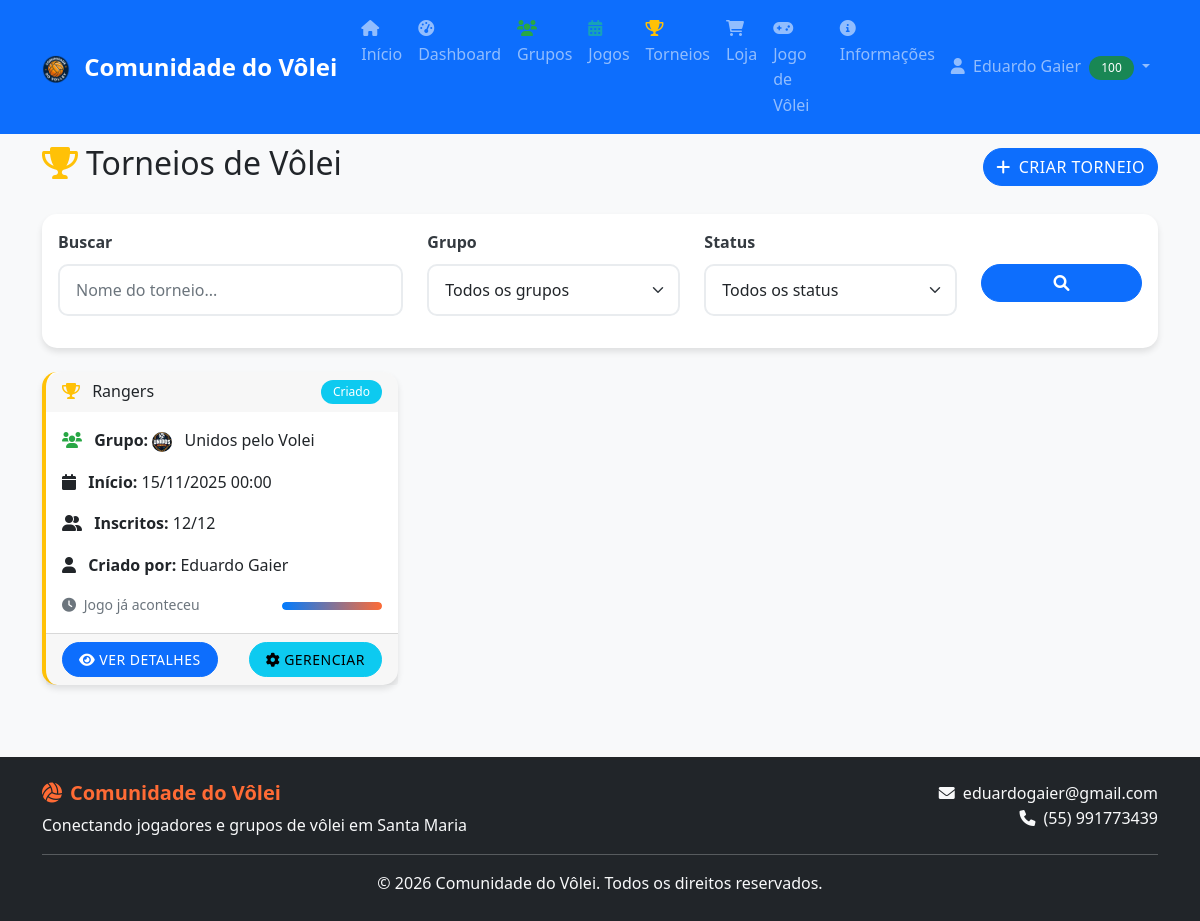
Before: /torneios/torneios.php (signed in) with the older database file.
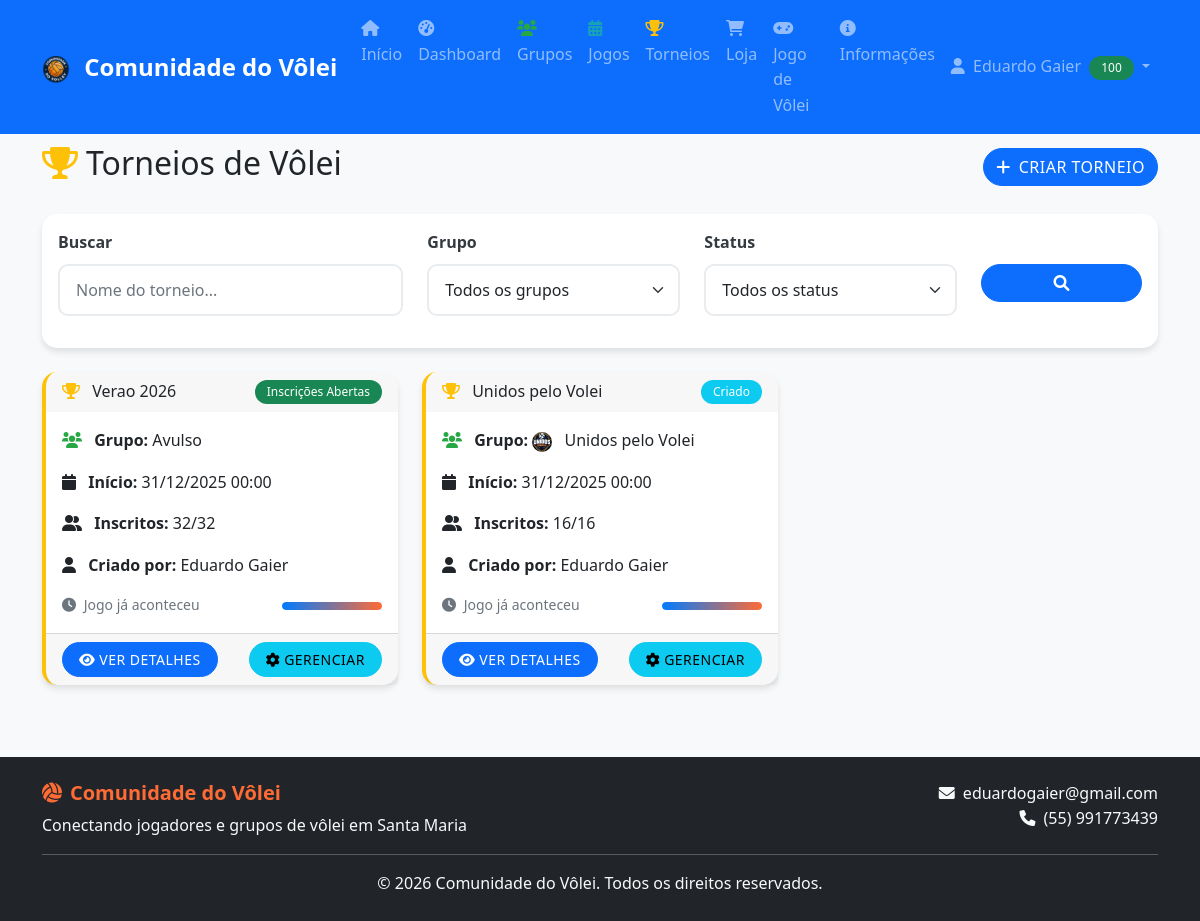
After: the same page with the newer database file.
### tables this page shows
CREATE TABLE `usuarios` (
  `id` int(11) NOT NULL,
  `nome` varchar(100) NOT NULL,
  `usuario` varchar(50) NOT NULL,
  `cpf` varchar(14) DEFAULT NULL,
  `telefone` varchar(15) DEFAULT NULL,
  `email` varchar(100) NOT NULL,
  `senha` varchar(255) NOT NULL,
  `nivel` enum('Iniciante','Intermediário','Avançado','Profissional') NOT NULL,
  `genero` enum('Masculino','Feminino') NOT NULL DEFAULT 'Masculino',
  `disponibilidade` text DEFAULT NULL,
  `data_aniversario` date DEFAULT NULL,
  `reputacao` int(11) DEFAULT 0,
  `foto_perfil` varchar(255) DEFAULT NULL,
  `data_cadastro` timestamp NOT NULL DEFAULT current_timestamp(),
  `ativo` tinyint(1) DEFAULT 1,
  `is_premium` tinyint(1) DEFAULT 0,
  `premium_ativado_em` timestamp NULL DEFAULT NULL,
  `premium_expira_em` timestamp NULL DEFAULT NULL,
  `ultimo_pagamento` timestamp NULL DEFAULT NULL,
  `is_admin` tinyint(1) DEFAULT 0
);

CREATE TABLE `torneios` (
  `id` int(11) NOT NULL,
  `nome` varchar(100) NOT NULL,
  `descricao` text DEFAULT NULL,
  `grupo_id` int(11) DEFAULT NULL,
  `tipo` enum('grupo','avulso') DEFAULT 'grupo',
  `data_inicio` datetime NOT NULL,
  `data_fim` datetime DEFAULT NULL,
  `max_participantes` int(11) DEFAULT 16,
  `quantidade_times` int(11) DEFAULT NULL,
  `integrantes_por_time` int(11) DEFAULT NULL,
  `modalidade` enum('todos_contra_todos','todos_chaves') DEFAULT NULL,
  `quantidade_grupos` int(11) DEFAULT NULL,
  `status` enum('Criado','Inscrições Abertas','Em Andamento','Finalizado','Cancelado') DEFAULT 'Criado',
  `criado_por` int(11) NOT NULL,
  `data_criacao` timestamp NOT NULL DEFAULT current_timestamp(),
  `inscricoes_abertas` tinyint(1) NOT NULL DEFAULT 0
);

CREATE TABLE `grupos` (
  `id` int(11) NOT NULL,
  `nome` varchar(100) NOT NULL,
  `logo_id` int(11) DEFAULT NULL,
  `descricao` text DEFAULT NULL,
  `nivel` enum('Iniciante','Amador','Avançado','Profissional') DEFAULT NULL,
  `administrador_id` int(11) NOT NULL,
  `local_principal` varchar(200) DEFAULT NULL,
  `contato` text DEFAULT NULL,
  `ativo` tinyint(1) DEFAULT 1,
  `data_criacao` timestamp NOT NULL DEFAULT current_timestamp(),
  `modalidade` enum('Vôlei','Vôlei Quadra','Vôlei Areia','Beach Tênis') DEFAULT NULL
);

### includes/db_connect.php (called while the page is built, shortened)
<?php
function executeQuery($pdo, $sql, $params = []) {
    try {
        $stmt = $pdo->prepare($sql);
        $result = $stmt->execute($params);
        return $stmt;
    } catch(PDOException $e) {
        error_log("Erro na query: " . $e->getMessage() . " | SQL: " . $sql);
        return false;
    }
}
function getUserById($pdo, $id) {
    $sql = "SELECT * FROM usuarios WHERE id = ? AND ativo = 1";
    $stmt = executeQuery($pdo, $sql, [$id]);
    $result = $stmt ? $stmt->fetch() : false;
    return $result;
}
function isLoggedIn() {
    return isset($_SESSION['user_id']) && !empty($_SESSION['user_id']);
}
?>

### includes/functions.php (called while the page is built, shortened)
<?php
function formatarData($data, $formato = 'd/m/Y H:i') {
    return date($formato, strtotime($data));
}
function tempoRestante($data) {
    $agora = new DateTime();
    $data_jogo = new DateTime($data);
    if ($agora > $data_jogo) {
        return 'Jogo já aconteceu';
    }
}
?>

### torneios/torneios.php (the view, shortened to what the rows shown need)
<?php
require_once '../includes/db_connect.php';
require_once '../includes/functions.php';
$sql = "SELECT t.*, g.nome as grupo_nome, g.logo_id as grupo_logo_id,
               g.administrador_id as grupo_administrador_id, u.nome as criado_por_nome,
               COUNT(tp.id) as total_inscritos
        FROM torneios t
        LEFT JOIN grupos g ON t.grupo_id = g.id
        LEFT JOIN usuarios u ON t.criado_por = u.id
        LEFT JOIN torneio_participantes tp ON t.id = tp.torneio_id
        WHERE t.status IN ('Criado', 'Inscrições Abertas', 'Em Andamento', 'Finalizado')
        GROUP BY t.id
        ORDER BY CASE
            WHEN t.status = 'Finalizado' THEN 1
            ELSE 0
        END, t.data_inicio ASC";
$stmt = executeQuery($pdo, $sql);
$torneios = $stmt ? $stmt->fetchAll() : [];
$usuario_admin_site = isAdmin($pdo, $_SESSION['user_id']);
include '../includes/header.php';
?>
<div class="row">
    <div class="col-12">
        <div class="d-flex justify-content-between align-items-center mb-4">
            <h2>
                <i class="fas fa-trophy me-2"></i>Torneios de Vôlei
            </h2>
        </div>
    </div>
</div>
<div class="row">
    <div class="col-12">
        <?php if (empty($torneios)): ?>
            <div class="text-center py-5">
                <i class="fas fa-trophy fa-4x text-muted mb-3"></i>
                <h5 class="text-muted">Nenhum torneio encontrado</h5>
                <p class="text-muted">Seja o primeiro a criar um torneio!</p>
                <button class="btn btn-primary" data-bs-toggle="modal" data-bs-target="#criarTorneioModal">
                    <i class="fas fa-plus me-2"></i>Criar Primeiro Torneio
                </button>
            </div>
        <?php else: ?>
            <div class="row" id="torneios-container">
                <?php foreach ($torneios as $torneio):
                    $maxParticipantes = $torneio['max_participantes'] ?? $torneio['quantidade_participantes'] ?? 0;
                    $totalInscritos = (int)$torneio['total_inscritos'];
                    $temVagas = ($maxParticipantes <= 0 || $totalInscritos < $maxParticipantes);
                    $estaFinalizado = ($torneio['status'] === 'Finalizado');
                    $inscricoesAbertas = (int)($torneio['inscricoes_abertas'] ?? 0) === 1
                        && in_array($torneio['status'], ['Criado', 'Inscrições Abertas'], true);
                    $statusExibido = $inscricoesAbertas ? 'Inscrições Abertas' : $torneio['status'];
                    $souGerenciador = (int)$torneio['criado_por'] === (int)$_SESSION['user_id']
                        || (!empty($torneio['grupo_administrador_id'])
                            && (int)$torneio['grupo_administrador_id'] === (int)$_SESSION['user_id'])
                        || $usuario_admin_site;
                    if ($estaFinalizado) {
                        $cardClass = 'border-warning';
                        $cardStyle = 'background-color: #fff3cd;';
                    } elseif ($temVagas) {
                        $cardClass = 'border-success';
                        $cardStyle = 'background-color: #d4edda;';
                    } else {
                        $cardClass = '';
                        $cardStyle = '';
                    }
                ?>
                    <div class="col-md-6 col-lg-4 mb-4">
                        <div class="card h-100 torneio-card <?php echo $cardClass; ?>" style="<?php echo $cardStyle; ?>">
                            <div class="card-header d-flex justify-content-between align-items-center">
                                <h6 class="mb-0">
                                    <i class="fas fa-trophy me-2"></i>
                                    <?php echo htmlspecialchars($torneio['nome']); ?>
                                </h6>
                                <span class="badge bg-<?php
                                    echo $inscricoesAbertas ? 'success' :
                                        ($torneio['status'] === 'Em Andamento' ? 'warning' :
                                        ($torneio['status'] === 'Finalizado' ? 'dark' :
                                        ($torneio['status'] === 'Criado' ? 'info' : 'secondary')));
                                ?>">
                                    <?php echo htmlspecialchars($statusExibido); ?>
                                </span>
                            </div>
                            <div class="card-body">
                                <p class="card-text">
                                    <i class="fas fa-users me-2"></i>
                                    <strong>Grupo:</strong>
                                    <?php if (!empty($torneio['grupo_logo_id']) && $torneio['grupo_nome']): ?>
                                        <img src="../assets/arquivos/logosgrupos/<?php echo (int)$torneio['grupo_logo_id']; ?>.png"
                                             alt="<?php echo htmlspecialchars($torneio['grupo_nome']); ?>"
                                             class="rounded-circle me-2"
                                             width="20"
                                             height="20"
                                             style="object-fit:cover;"
                                             onerror="this.style.display='none';">
                                    <?php endif; ?>
                                    <?php echo htmlspecialchars($torneio['grupo_nome'] ?: 'Avulso'); ?>
                                </p>
                                <?php if (!empty($torneio['data_inicio'])): ?>
                                <p class="card-text">
                                    <i class="fas fa-calendar me-2"></i>
                                    <strong>Início:</strong> <?php echo formatarData($torneio['data_inicio']); ?>
                                </p>
                                <?php endif; ?>
                                <p class="card-text">
                                    <i class="fas fa-user-friends me-2"></i>
                                    <strong>Inscritos:</strong> <?php
                                    $maxParticipantes = $torneio['max_participantes'] ?? $torneio['quantidade_participantes'] ?? 0;
                                    echo (int)$torneio['total_inscritos'];
                                    if ($maxParticipantes > 0) {
                                        echo '/' . (int)$maxParticipantes;
                                    }
                                    ?>
                                </p>
                                <p class="card-text">
                                    <i class="fas fa-user me-2"></i>
                                    <strong>Criado por:</strong> <?php echo htmlspecialchars($torneio['criado_por_nome']); ?>
                                </p>
                                <?php if (!empty($torneio['data_inicio'])): ?>
                                <div class="d-flex justify-content-between align-items-center">
                                    <small class="text-muted">
                                        <i class="fas fa-clock me-1"></i>
                                        <?php echo tempoRestante($torneio['data_inicio']); ?>
                                    </small>
                                    <?php
                                    $maxParticipantes = $torneio['max_participantes'] ?? $torneio['quantidade_participantes'] ?? 0;
                                    if ($maxParticipantes > 0):
                                    ?>
                                    <div class="progress" style="width: 100px; height: 8px;">
                                        <div class="progress-bar" role="progressbar"
                                             style="width: <?php echo min(100, ($torneio['total_inscritos'] / $maxParticipantes) * 100); ?>%">
                                        </div>
                                    </div>
                                    <?php endif; ?>
                                </div>
                                <?php endif; ?>
                            </div>
                            <div class="card-footer">
                                <div class="d-flex justify-content-between">
                                    <a href="torneio.php?id=<?php echo $torneio['id']; ?>" class="btn btn-primary btn-sm">
                                        <i class="fas fa-eye me-1"></i>Ver Detalhes
                                    </a>
                                    <?php if ($souGerenciador): ?>
                                        <a href="admin/gerenciar_torneio.php?id=<?php echo (int)$torneio['id']; ?>" class="btn btn-info btn-sm">
                                            <i class="fas fa-cog me-1"></i>Gerenciar
                                        </a>
                                    <?php elseif ($inscricoesAbertas): ?>
                                        <span class="badge bg-secondary">Vagas esgotadas</span>
                                    <?php else: ?>
                                        <span class="badge bg-warning"><?php echo htmlspecialchars($statusExibido); ?></span>
                                    <?php endif; ?>
                                </div>
                            </div>
                        </div>
                    </div>
                <?php endforeach; ?>
            </div>
        <?php endif; ?>
    </div>
</div>
<?php include '../includes/footer.php'; ?>

### includes/header.php (shortened to what the rows shown need)
<!DOCTYPE html>
<html lang="pt-BR">
<head>
    <link href="https://cdn.jsdelivr.net/npm/bootstrap@5.1.3/dist/css/bootstrap.min.css" rel="stylesheet">
    <link href="https://cdnjs.cloudflare.com/ajax/libs/font-awesome/6.0.0/css/all.min.css" rel="stylesheet">
    <?php
    $script_path = $_SERVER['SCRIPT_NAME'];
    $script_dir = dirname($script_path);
    $dir_clean = trim($script_dir, '/\\');
    $depth = 0;
    if (!empty($dir_clean)) {
        $separadores = substr_count($dir_clean, '/') + substr_count($dir_clean, '\\');
        $depth = $separadores + 1;
    }
    $css_path = $depth > 0 ? str_repeat('../', $depth) . 'assets/css/style.css' : 'assets/css/style.css';
    ?>
    <link href="<?php echo htmlspecialchars($css_path); ?>" rel="stylesheet">
</head>
<body>
    <nav class="navbar navbar-expand-lg navbar-dark bg-primary fixed-top">
        <div class="container">
            <div class="collapse navbar-collapse" id="navbarNav">
                <ul class="navbar-nav">
                    <?php if (isLoggedIn()): ?>
                        <?php
                        $pdo_disponivel = isset($pdo) && $pdo instanceof PDO;
                        $user_id_session = isset($_SESSION['user_id']) ? (int)$_SESSION['user_id'] : 0;
                        $usuario = false;
                        if ($user_id_session > 0 && $pdo_disponivel) {
                            $usuario = getUserById($pdo, $user_id_session);
                        }
                        ?>
                        <li class="nav-item dropdown">
                            <a class="nav-link dropdown-toggle" href="#" id="navbarDropdown" role="button" data-bs-toggle="dropdown">
                                <i class="fas fa-user me-1"></i>
                                <?php echo htmlspecialchars($usuario['nome'] ?? 'Usuário'); ?>
                                <?php
                                    $repHeader = (int)($usuario['reputacao'] ?? 0);
                                    $repHeaderClass = 'bg-danger';
                                    $repHeaderStyle = '';
                                    if ($repHeader > 75) { $repHeaderClass = 'bg-success'; }
                                    elseif ($repHeader > 50) { $repHeaderClass = 'bg-warning text-dark'; }
                                    elseif ($repHeader > 25) { $repHeaderClass = 'text-dark'; $repHeaderStyle = 'background-color:#fd7e14;'; }
                                ?>
                                <span class="badge ms-1 <?php echo $repHeaderClass; ?>" style="<?php echo $repHeaderStyle; ?>"><?php echo $repHeader; ?></span>
                            </a>
                        </li>
                    <?php endif; ?>
                </ul>
            </div>
        </div>
    </nav>
    <main class="main-content">
        <div class="container mt-5 pt-5">

Changed rows visible on the page:
removed torneios: nome "Rangers", status "Criado", grupo.nome "Unidos pelo Volei", data_inicio "15/11/2025 00:00", total_inscritos "12", max_participantes "12", criado_por.nome "Eduardo Gaier", data_inicio "Jogo já aconteceu", min(100, ($torneio['total_inscritos'] / $maxParticipantes) * 100) 100 (drawn)
added torneios: nome "Verao 2026", statusExibido "Inscrições Abertas", grupo_nome "Avulso", data_inicio "31/12/2025 00:00", total_inscritos "32", max_participantes "32", criado_por.nome "Eduardo Gaier", data_inicio "Jogo já aconteceu", min(100, ($torneio['total_inscritos'] / $maxParticipantes) * 100) 100 (drawn)
added torneios: nome "Unidos pelo Volei", status "Criado", grupo.nome "Unidos pelo Volei", data_inicio "31/12/2025 00:00", total_inscritos "16", max_participantes "16", criado_por.nome "Eduardo Gaier", data_inicio "Jogo já aconteceu", min(100, ($torneio['total_inscritos'] / $maxParticipantes) * 100) 100 (drawn)
